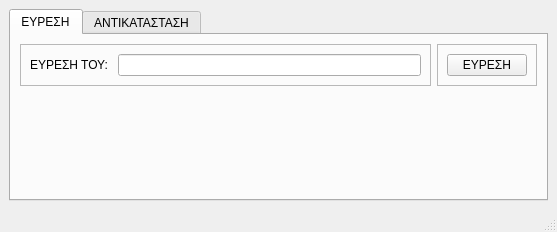
<?xml version="1.0" encoding="UTF-8"?>
<ui version="4.0">
 <class>MainWindow</class>
 <widget class="QMainWindow" name="MainWindow">
  <property name="geometry">
   <rect>
    <x>0</x>
    <y>0</y>
    <width>557</width>
    <height>232</height>
   </rect>
  </property>
  <property name="windowTitle">
   <string>ΕΥΡΕΣΗ </string>
  </property>
  <widget class="QWidget" name="centralwidget">
   <layout class="QVBoxLayout" name="verticalLayout">
    <item>
     <widget class="QTabWidget" name="tabWidget">
      <property name="currentIndex">
       <number>0</number>
      </property>
      <widget class="QWidget" name="tab">
       <attribute name="title">
        <string>ΕΥΡΕΣΗ</string>
       </attribute>
       <layout class="QHBoxLayout" name="horizontalLayout">
        <item alignment="Qt::AlignTop">
         <widget class="QFrame" name="frame">
          <property name="frameShape">
           <enum>QFrame::StyledPanel</enum>
          </property>
          <property name="frameShadow">
           <enum>QFrame::Raised</enum>
          </property>
          <layout class="QHBoxLayout" name="horizontalLayout_3">
           <item>
            <widget class="QLabel" name="label">
             <property name="text">
              <string>ΕΥΡΕΣΗ ΤΟΥ: </string>
             </property>
            </widget>
           </item>
           <item>
            <widget class="QLineEdit" name="lineEditFind"/>
           </item>
          </layout>
         </widget>
        </item>
        <item alignment="Qt::AlignTop">
         <widget class="QFrame" name="frame_2">
          <property name="frameShape">
           <enum>QFrame::StyledPanel</enum>
          </property>
          <property name="frameShadow">
           <enum>QFrame::Raised</enum>
          </property>
          <layout class="QVBoxLayout" name="verticalLayout_3">
           <item>
            <widget class="QPushButton" name="btn_find">
             <property name="text">
              <string>ΕΥΡΕΣΗ</string>
             </property>
            </widget>
           </item>
          </layout>
         </widget>
        </item>
       </layout>
      </widget>
      <widget class="QWidget" name="tab_2">
       <attribute name="title">
        <string>ΑΝΤΙΚΑΤΑΣΤΑΣΗ</string>
       </attribute>
       <layout class="QHBoxLayout" name="horizontalLayout_2">
        <item alignment="Qt::AlignTop">
         <widget class="QFrame" name="frame_3">
          <property name="frameShape">
           <enum>QFrame::StyledPanel</enum>
          </property>
          <property name="frameShadow">
           <enum>QFrame::Raised</enum>
          </property>
          <layout class="QVBoxLayout" name="verticalLayout_2">
           <item>
            <widget class="QLineEdit" name="lineEdit_1"/>
           </item>
           <item>
            <widget class="QLineEdit" name="lineEdit_2"/>
           </item>
          </layout>
         </widget>
        </item>
        <item alignment="Qt::AlignTop">
         <widget class="QFrame" name="frame_4">
          <property name="frameShape">
           <enum>QFrame::StyledPanel</enum>
          </property>
          <property name="frameShadow">
           <enum>QFrame::Raised</enum>
          </property>
          <layout class="QVBoxLayout" name="verticalLayout_4">
           <item>
            <widget class="QPushButton" name="btn_replace">
             <property name="text">
              <string>ΑΝΤΙΚΑΤΑΣΤΑΣΗ</string>
             </property>
            </widget>
           </item>
           <item>
            <widget class="QPushButton" name="btn_all">
             <property name="text">
              <string>ΑΝΤΙΚΑΤΑΣΤΑΣΗ ΟΛΩΝ</string>
             </property>
            </widget>
           </item>
          </layout>
         </widget>
        </item>
       </layout>
      </widget>
     </widget>
    </item>
   </layout>
  </widget>
  <widget class="QMenuBar" name="menubar">
   <property name="geometry">
    <rect>
     <x>0</x>
     <y>0</y>
     <width>557</width>
     <height>26</height>
    </rect>
   </property>
  </widget>
  <widget class="QStatusBar" name="statusbar"/>
 </widget>
 <resources/>
 <connections/>
</ui>
